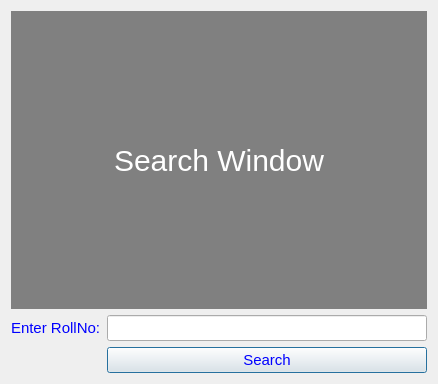
<?xml version="1.0" encoding="UTF-8"?>
<ui version="4.0">
 <class>findBox</class>
 <widget class="QDialog" name="findBox">
  <property name="geometry">
   <rect>
    <x>0</x>
    <y>0</y>
    <width>438</width>
    <height>384</height>
   </rect>
  </property>
  <property name="windowTitle">
   <string>Dialog</string>
  </property>
  <layout class="QGridLayout" name="gridLayout">
   <item row="0" column="0" colspan="2">
    <widget class="QLabel" name="label">
     <property name="styleSheet">
      <string notr="true">QLabel{
background:light gray;
font-size:30px;
color:white;
}
</string>
     </property>
     <property name="text">
      <string>Search Window</string>
     </property>
     <property name="alignment">
      <set>Qt::AlignmentFlag::AlignCenter</set>
     </property>
    </widget>
   </item>
   <item row="1" column="0">
    <widget class="QLabel" name="label_2">
     <property name="styleSheet">
      <string notr="true">QLabel{
font-size:15px;
color:blue;
}</string>
     </property>
     <property name="text">
      <string>Enter RollNo:</string>
     </property>
    </widget>
   </item>
   <item row="1" column="1">
    <widget class="QLineEdit" name="lineEdit">
     <property name="styleSheet">
      <string notr="true">QLineEdit{
font-size:15px;
}</string>
     </property>
    </widget>
   </item>
   <item row="2" column="1">
    <widget class="QPushButton" name="pushButton">
     <property name="styleSheet">
      <string notr="true">QPushButton{
font-size:15px;
color:blue;
}</string>
     </property>
     <property name="text">
      <string>Search</string>
     </property>
    </widget>
   </item>
  </layout>
 </widget>
 <resources/>
 <connections/>
</ui>
